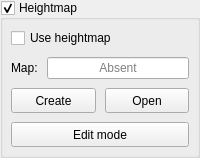
       <widget class="QGroupBox" name="grpHeightMap">
        <property name="title">
         <string>Heightmap</string>
        </property>
        <property name="checkable">
         <bool>true</bool>
        </property>
        <layout class="QVBoxLayout" name="verticalLayout_16">
         <property name="leftMargin">
          <number>8</number>
         </property>
         <property name="topMargin">
          <number>8</number>
         </property>
         <property name="rightMargin">
          <number>8</number>
         </property>
         <property name="bottomMargin">
          <number>8</number>
         </property>
         <item>
          <widget class="QWidget" name="widgetHeightMap" native="true">
           <layout class="QVBoxLayout" name="verticalLayout_15">
            <property name="spacing">
             <number>9</number>
            </property>
            <property name="leftMargin">
             <number>0</number>
            </property>
            <property name="topMargin">
             <number>0</number>
            </property>
            <property name="rightMargin">
             <number>0</number>
            </property>
            <property name="bottomMargin">
             <number>0</number>
            </property>
            <item>
             <widget class="QCheckBox" name="chkHeightMapUse">
              <property name="text">
               <string>Use heightmap</string>
              </property>
             </widget>
            </item>
            <item>
             <layout class="QHBoxLayout" name="horizontalLayout_22">
              <item>
               <widget class="QLabel" name="label_15">
                <property name="text">
                 <string>Map:</string>
                </property>
               </widget>
              </item>
              <item>
               <widget class="QLineEdit" name="txtHeightMap">
                <property name="text">
                 <string/>
                </property>
                <property name="alignment">
                 <set>Qt::AlignCenter</set>
                </property>
                <property name="readOnly">
                 <bool>true</bool>
                </property>
                <property name="placeholderText">
                 <string>Absent</string>
                </property>
               </widget>
              </item>
             </layout>
            </item>
            <item>
             <layout class="QHBoxLayout" name="horizontalLayout_21">
              <item>
               <widget class="StyledToolButton" name="cmdHeightMapCreate">
                <property name="sizePolicy">
                 <sizepolicy hsizetype="Minimum" vsizetype="Fixed">
                  <horstretch>0</horstretch>
                  <verstretch>0</verstretch>
                 </sizepolicy>
                </property>
                <property name="minimumSize">
                 <size>
                  <width>42</width>
                  <height>25</height>
                 </size>
                </property>
                <property name="text">
                 <string>Create</string>
                </property>
               </widget>
              </item>
              <item>
               <widget class="StyledToolButton" name="cmdHeightMapLoad">
                <property name="sizePolicy">
                 <sizepolicy hsizetype="Minimum" vsizetype="Fixed">
                  <horstretch>0</horstretch>
                  <verstretch>0</verstretch>
                 </sizepolicy>
                </property>
                <property name="minimumSize">
                 <size>
                  <width>42</width>
                  <height>25</height>
                 </size>
                </property>
                <property name="text">
                 <string>Open</string>
                </property>
               </widget>
              </item>
             </layout>
            </item>
            <item>
             <widget class="StyledToolButton" name="cmdHeightMapMode">
              <property name="sizePolicy">
               <sizepolicy hsizetype="Minimum" vsizetype="Fixed">
                <horstretch>0</horstretch>
                <verstretch>0</verstretch>
               </sizepolicy>
              </property>
              <property name="minimumSize">
               <size>
                <width>42</width>
                <height>25</height>
               </size>
              </property>
              <property name="text">
               <string>Edit mode</string>
              </property>
              <property name="checkable">
               <bool>true</bool>
              </property>
             </widget>
            </item>
           </layout>
          </widget>
         </item>
        </layout>
       </widget>
